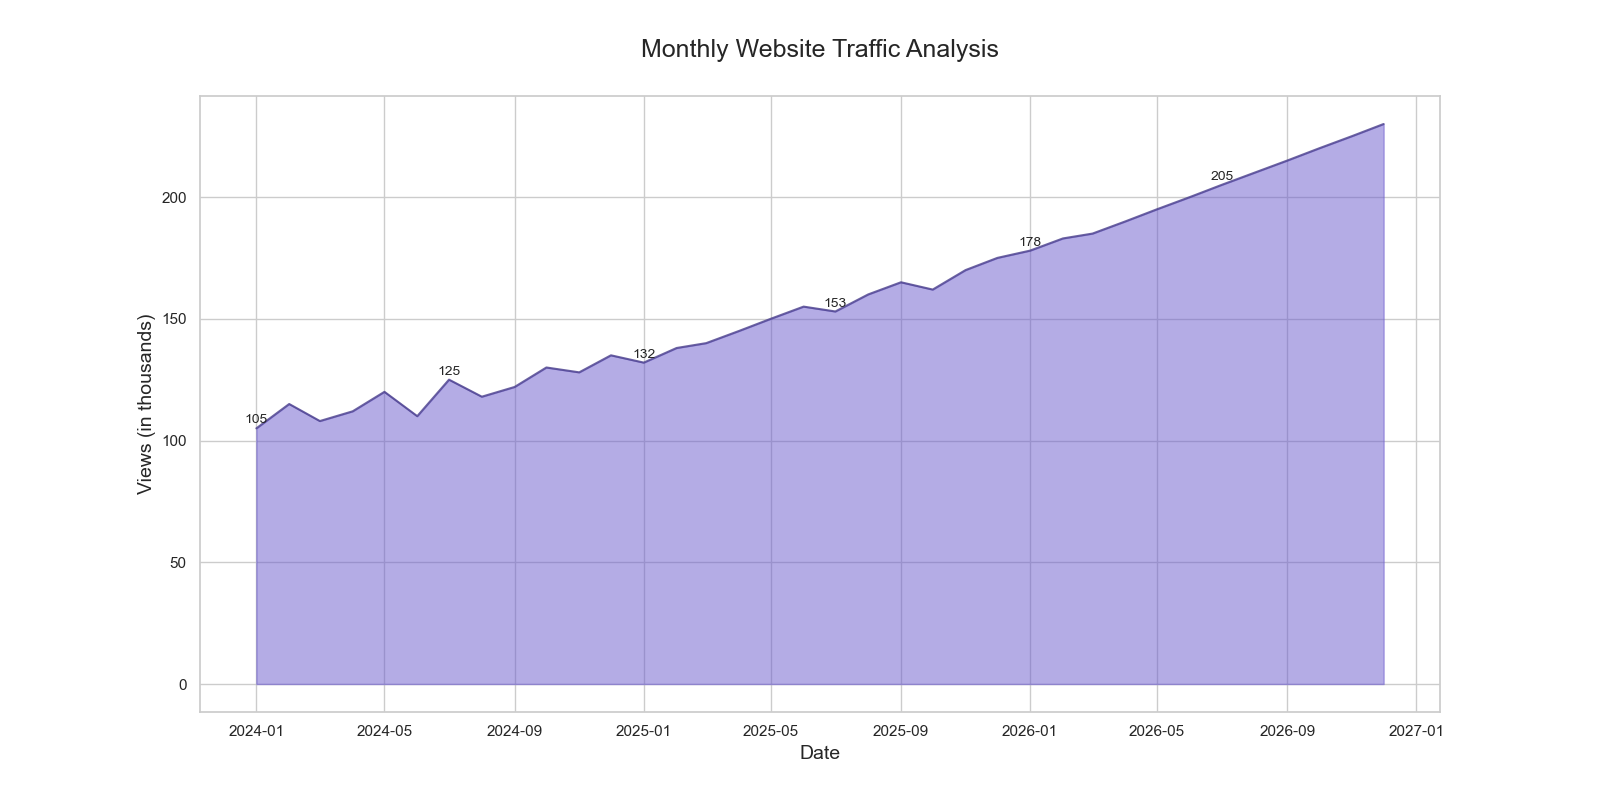

Here is the Python script that generated this plot:

import matplotlib.pyplot as plt
import pandas as pd

data = {
    'Date': [
        '2024-01-01', '2024-02-01', '2024-03-01', '2024-04-01', '2024-05-01',
        '2024-06-01', '2024-07-01', '2024-08-01', '2024-09-01', '2024-10-01',
        '2024-11-01', '2024-12-01', '2025-01-01', '2025-02-01', '2025-03-01',
        '2025-04-01', '2025-05-01', '2025-06-01', '2025-07-01', '2025-08-01',
        '2025-09-01', '2025-10-01', '2025-11-01', '2025-12-01', '2026-01-01',
        '2026-02-01', '2026-03-01', '2026-04-01', '2026-05-01', '2026-06-01',
        '2026-07-01', '2026-08-01', '2026-09-01', '2026-10-01', '2026-11-01',
        '2026-12-01'
    ],
    'Views': [
        105, 115, 108, 112, 120, 110, 125, 118, 122, 130, 128, 135, 132, 138, 
        140, 145, 150, 155, 153, 160, 165, 162, 170, 175, 178, 183, 185, 190, 
        195, 200, 205, 210, 215, 220, 225, 230
    ]
}

df = pd.DataFrame(data)
df['Date'] = pd.to_datetime(df['Date'])

plt.figure(figsize=(16, 8))
plt.fill_between(df['Date'], df['Views'], color='#6A5ACD', alpha=0.5)
plt.plot(df['Date'], df['Views'], color='#483D8B', alpha=0.8)

plt.title('Monthly Website Traffic Analysis', fontsize=18, y=1.05)
plt.xlabel('Date', fontsize=14)
plt.ylabel('Views (in thousands)', fontsize=14)

for i in range(len(df)):
    if i % 6 == 0:
        plt.text(df['Date'][i], df['Views'][i] + 2, str(df['Views'][i]), fontsize=10, ha='center')

plt.show()
